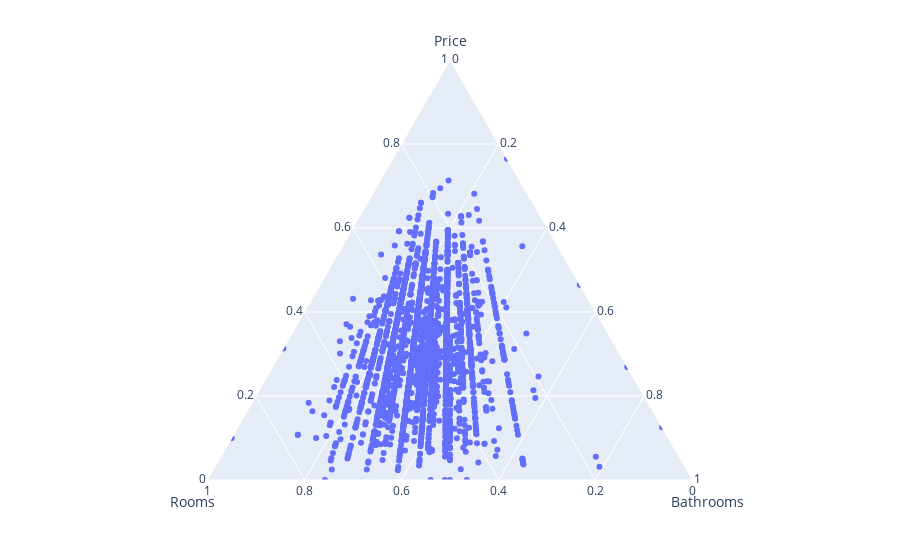

Notebook source saved alongside this figure:
### Code cell
# plotting a ternary plot for reference.
print ("Regular 3d Plot")
fig = px.scatter_ternary(data_num, a=data_num["Price"],b=data_num["Rooms"],c=data_num["Bathrooms"])
#fig.update_layout(title=x+" vs "+y+" vs "+z, autosize=True,margin=dict(l=10, r=10, b=50, t=100))
fig.show()

### Figure 1 — Plotly figure (JSON) as saved in the notebook; plotly's stock layout.template omitted (floating-point values rounded to 4 significant figures; data arrays with more than 128 entries replaced by an {"elided": "..."} marker saying what was removed)
{"data": [{"a": {"elided": "3142 float values"}, "b": {"elided": "3142 float values"}, "c": {"elided": "3142 float values"}, "hovertemplate": "Price=%{a}<br>Rooms=%{b}<br>Bathrooms=%{c}<extra></extra>", "legendgroup": "", "marker": {"color": "#636efa", "symbol": "circle"}, "mode": "markers", "name": "", "showlegend": false, "subplot": "ternary", "type": "scatterternary"}], "layout": {"legend": {"tracegroupgap": 0}, "margin": {"t": 60}, "ternary": {"aaxis": {"title": {"text": "Price"}}, "baxis": {"title": {"text": "Rooms"}}, "caxis": {"title": {"text": "Bathrooms"}}, "domain": {"x": [0, 1], "y": [0, 1]}}}}
